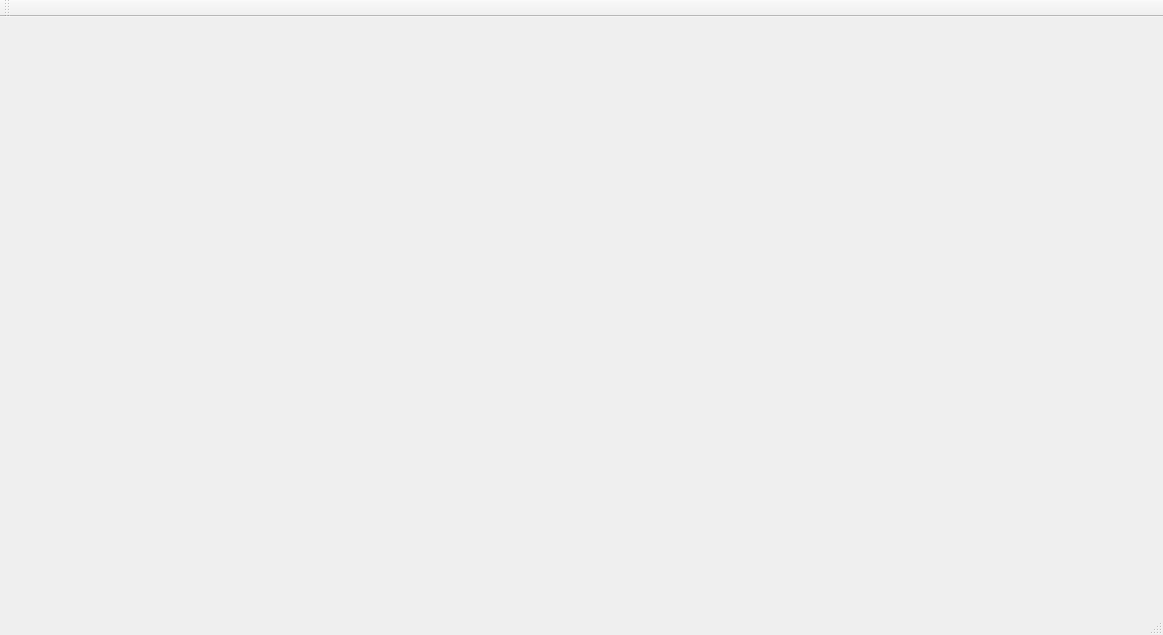
<?xml version="1.0" encoding="UTF-8"?>
<ui version="4.0">
 <class>MainWindow</class>
 <widget class="QMainWindow" name="MainWindow">
  <property name="geometry">
   <rect>
    <x>0</x>
    <y>0</y>
    <width>1163</width>
    <height>635</height>
   </rect>
  </property>
  <property name="windowTitle">
   <string>Физиологические исследования a-analyser</string>
  </property>
  <widget class="QWidget" name="centralWidget">
   <layout class="QVBoxLayout" name="verticalLayout">
    <property name="spacing">
     <number>1</number>
    </property>
    <property name="leftMargin">
     <number>1</number>
    </property>
    <property name="topMargin">
     <number>1</number>
    </property>
    <property name="rightMargin">
     <number>1</number>
    </property>
    <property name="bottomMargin">
     <number>1</number>
    </property>
    <item>
     <widget class="QWidget" name="wgtClient" native="true">
      <property name="font">
       <font>
        <pointsize>12</pointsize>
       </font>
      </property>
      <layout class="QVBoxLayout" name="verticalLayout_2">
       <property name="leftMargin">
        <number>2</number>
       </property>
       <property name="topMargin">
        <number>2</number>
       </property>
       <property name="rightMargin">
        <number>2</number>
       </property>
       <property name="bottomMargin">
        <number>2</number>
       </property>
      </layout>
     </widget>
    </item>
   </layout>
  </widget>
  <widget class="QMenuBar" name="menuBar">
   <property name="geometry">
    <rect>
     <x>0</x>
     <y>0</y>
     <width>1163</width>
     <height>21</height>
    </rect>
   </property>
  </widget>
  <widget class="QToolBar" name="mainToolBar">
   <attribute name="toolBarArea">
    <enum>TopToolBarArea</enum>
   </attribute>
   <attribute name="toolBarBreak">
    <bool>false</bool>
   </attribute>
  </widget>
  <widget class="QStatusBar" name="statusBar"/>
  <action name="acDeviceControl">
   <property name="text">
    <string>Управление оборудованием</string>
   </property>
   <property name="toolTip">
    <string>Управление оборудованием...</string>
   </property>
  </action>
  <action name="acDataBaseProperty">
   <property name="text">
    <string>Свойства...</string>
   </property>
   <property name="toolTip">
    <string>Свойства базы данных</string>
   </property>
  </action>
  <action name="acDataBaseExport">
   <property name="text">
    <string>Экспорт...</string>
   </property>
   <property name="toolTip">
    <string>Экспорт базы данных</string>
   </property>
  </action>
  <action name="acDataBaseImport">
   <property name="text">
    <string>Импорт...</string>
   </property>
   <property name="toolTip">
    <string>Импорт базы данных</string>
   </property>
  </action>
  <action name="acDataBaseSelect">
   <property name="text">
    <string>Выбрать</string>
   </property>
  </action>
 </widget>
 <layoutdefault spacing="6" margin="11"/>
 <resources/>
 <connections>
  <connection>
   <sender>acDeviceControl</sender>
   <signal>triggered()</signal>
   <receiver>MainWindow</receiver>
   <slot>onDeviceControl()</slot>
   <hints>
    <hint type="sourcelabel">
     <x>-1</x>
     <y>-1</y>
    </hint>
    <hint type="destinationlabel">
     <x>581</x>
     <y>317</y>
    </hint>
   </hints>
  </connection>
  <connection>
   <sender>acDataBaseProperty</sender>
   <signal>triggered()</signal>
   <receiver>MainWindow</receiver>
   <slot>onDataBaseProperty()</slot>
   <hints>
    <hint type="sourcelabel">
     <x>-1</x>
     <y>-1</y>
    </hint>
    <hint type="destinationlabel">
     <x>581</x>
     <y>317</y>
    </hint>
   </hints>
  </connection>
  <connection>
   <sender>acDataBaseExport</sender>
   <signal>triggered()</signal>
   <receiver>MainWindow</receiver>
   <slot>onDataBaseExport()</slot>
   <hints>
    <hint type="sourcelabel">
     <x>-1</x>
     <y>-1</y>
    </hint>
    <hint type="destinationlabel">
     <x>581</x>
     <y>317</y>
    </hint>
   </hints>
  </connection>
  <connection>
   <sender>acDataBaseImport</sender>
   <signal>triggered()</signal>
   <receiver>MainWindow</receiver>
   <slot>onDataBaseImport()</slot>
   <hints>
    <hint type="sourcelabel">
     <x>-1</x>
     <y>-1</y>
    </hint>
    <hint type="destinationlabel">
     <x>581</x>
     <y>317</y>
    </hint>
   </hints>
  </connection>
  <connection>
   <sender>acDataBaseSelect</sender>
   <signal>triggered()</signal>
   <receiver>MainWindow</receiver>
   <slot>onDataBaseSelect()</slot>
   <hints>
    <hint type="sourcelabel">
     <x>-1</x>
     <y>-1</y>
    </hint>
    <hint type="destinationlabel">
     <x>581</x>
     <y>317</y>
    </hint>
   </hints>
  </connection>
 </connections>
 <slots>
  <slot>onDeviceControl()</slot>
  <slot>onDataBaseProperty()</slot>
  <slot>onDataBaseExport()</slot>
  <slot>onDataBaseImport()</slot>
  <slot>onDataBaseSelect()</slot>
 </slots>
</ui>
